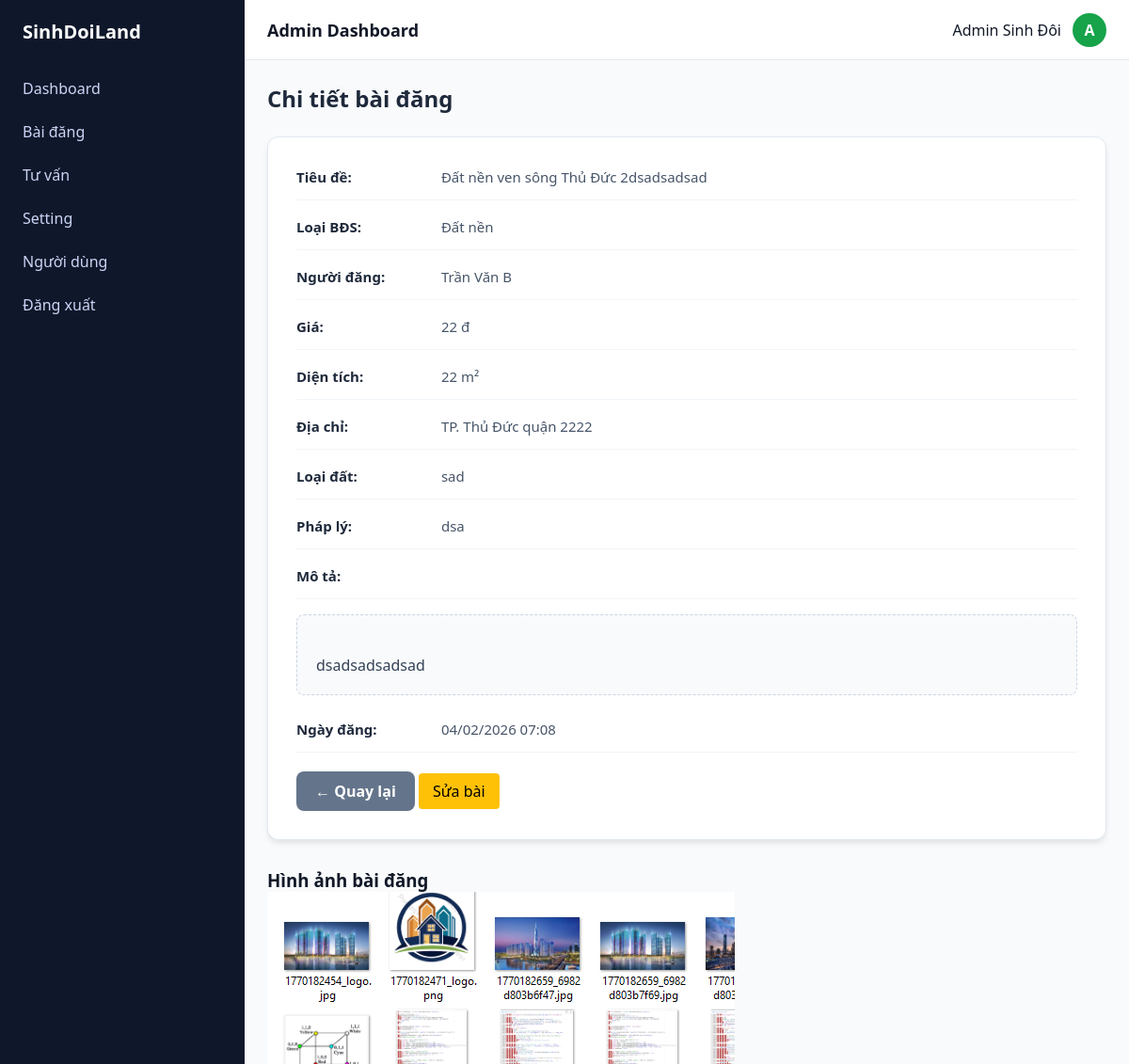
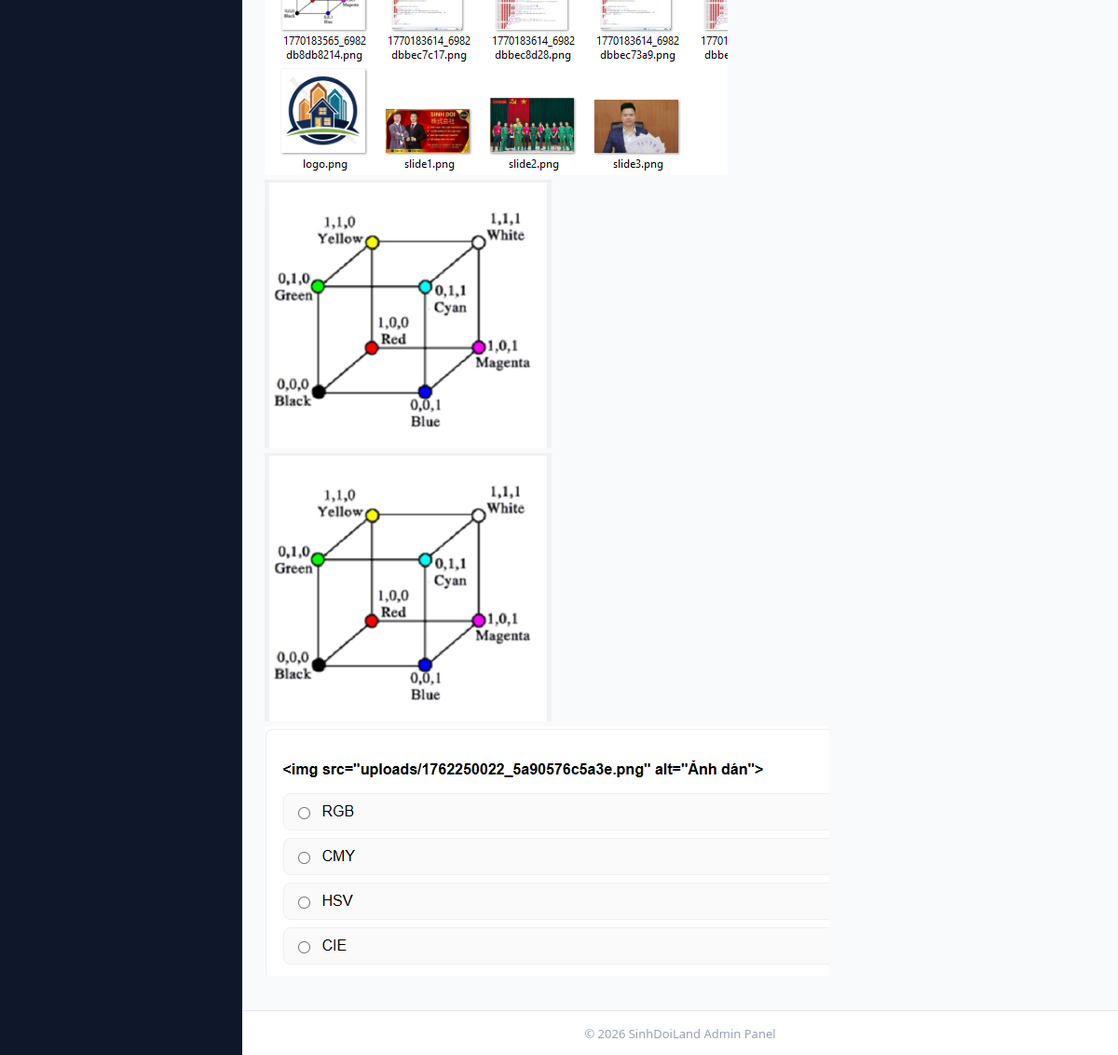
The page /admin_sinhdoi/index.php?action=baidang_detail&id=20 (signed in) on the database its author committed (2 pictures, top to bottom).
### tables this page shows
CREATE TABLE `baidang` (
  `id` int NOT NULL,
  `user_id` int NOT NULL,
  `loai_bds_id` int NOT NULL,
  `tieu_de` varchar(255) DEFAULT NULL,
  `mo_ta` text,
  `gia` bigint DEFAULT NULL COMMENT 'Gia theo VND',
  `dien_tich` float DEFAULT NULL COMMENT 'm2',
  `dia_chi` varchar(255) DEFAULT NULL,
  `trang_thai` tinyint DEFAULT '0' COMMENT '0=cho_duyet,1=hoat_dong,2=da_ban,3=an',
  `created_at` timestamp NULL DEFAULT CURRENT_TIMESTAMP,
  `updated_at` timestamp NULL DEFAULT CURRENT_TIMESTAMP ON UPDATE CURRENT_TIMESTAMP,
  `is_priority` tinyint(1) DEFAULT '0',
  `tinh_thanh` varchar(100) DEFAULT NULL,
  `quan_huyen` varchar(100) DEFAULT NULL
);

CREATE TABLE `phanloai_bds` (
  `id` int NOT NULL,
  `ten_loai` varchar(100) NOT NULL
);

CREATE TABLE `users` (
  `id` int NOT NULL,
  `name` varchar(100) DEFAULT NULL,
  `email` varchar(150) DEFAULT NULL,
  `password` varchar(255) DEFAULT NULL,
  `phone` varchar(20) DEFAULT NULL,
  `role` enum('admin','user') DEFAULT 'user',
  `status` tinyint DEFAULT '1',
  `created_at` timestamp NULL DEFAULT CURRENT_TIMESTAMP
);

CREATE TABLE `baidang_dat` (
  `baidang_id` int NOT NULL,
  `loai_dat` varchar(100) DEFAULT NULL,
  `phap_ly_dat` varchar(100) DEFAULT NULL
);

CREATE TABLE `baidang_images` (
  `id` int NOT NULL,
  `baidang_id` int NOT NULL,
  `image` varchar(255) NOT NULL
);

### admin_sinhdoi/index.php (called while the page is built, shortened)
<?php
require_once 'controller/controller.php';
$controller = new controller();
$controller->dieuhuong();
?>

### admin_sinhdoi/model/model.php (called while the page is built, shortened)
<?php
class model
{
    private $host = 'localhost';
    private $name = 'root';
    private $pass = '';
    private $db = 'batdongsan_v2';
    private $connect;
    public function ketnoi()
    {
        $this->connect = new mysqli($this->host, $this->name, $this->pass, $this->db);
        $this->connect->set_charset('utf8');
    }
public function getBaiDangDetail($id)
{
    $id = (int)$id;
    $sql = "
        SELECT
            b.*,
            u.name AS ten_nguoi_dang,
            p.ten_loai,
            -- Lấy dữ liệu từ bảng nhà
            bn.so_phong, bn.so_tang, bn.phap_ly_nha, bn.noi_that,
            -- Lấy dữ liệu từ bảng đất
            bd.loai_dat, bd.phap_ly_dat
        FROM baidang b
        JOIN users u ON b.user_id = u.id
        JOIN phanloai_bds p ON b.loai_bds_id = p.id
        LEFT JOIN baidang_nha bn ON b.id = bn.baidang_id
        LEFT JOIN baidang_dat bd ON b.id = bd.baidang_id
        WHERE b.id = $id
        LIMIT 1
    ";
    return $this->connect->query($sql);
}
public function get_img($id)
{
    $sql = "select * from baidang_images where baidang_images.baidang_id = '$id' ";
    $result = $this->connect->query($sql);
    $data = [];
    if($result->num_rows > 0)
        {
            while ($row = $result->fetch_assoc())
                {
                    $data[] = $row;
                }
        }
        return $data;
}
}
?>

### admin_sinhdoi/views/dashboard/html/baidang_detail.php (the view, shortened to what this page needs)
<!DOCTYPE html>
<html lang="vi">
<head>
    <link rel="stylesheet" href="/duanthuctap/admin_sinhdoi/views/layout/css/style.css">
    <link rel="stylesheet" href="/duanthuctap/admin_sinhdoi/views/dashboard/css/baidang_detail.css">
</head>
<body>
<?php
include __DIR__ . '/../../layout/html/header.php';
include __DIR__ . '/../../layout/html/sidebar.php';
?>
<div class="main">
    <h2 class="page-title">Chi tiết bài đăng</h2>
    <div class="detail-box">
        <p><strong>Tiêu đề:</strong> <?= htmlspecialchars($baidang['tieu_de']) ?></p>
        <p><strong>Loại BĐS:</strong> <span class="badge"><?= $baidang['ten_loai'] ?></span></p>
        <p><strong>Người đăng:</strong> <?= $baidang['ten_nguoi_dang'] ?></p>
        <p><strong>Giá:</strong> <?= number_format($baidang['gia']) ?> đ</p>
        <p><strong>Diện tích:</strong> <?= $baidang['dien_tich'] ?> m²</p>
        <p><strong>Địa chỉ:</strong> <?= $baidang['dia_chi'] ?></p>
        <?php if ($baidang['loai_bds_id'] == 1):  ?>
            <p><strong>Số phòng:</strong> <?= $baidang['so_phong'] ?? 0 ?> phòng</p>
            <p><strong>Số tầng:</strong> <?= $baidang['so_tang'] ?? 0 ?> tầng</p>
        <?php elseif ($baidang['loai_bds_id'] == 2):  ?>
            <p><strong>Loại đất:</strong> <?= ($baidang['loai_dat'] ?? 'Đang cập nhật') ?></p>
            <p><strong>Pháp lý:</strong> <?= ($baidang['phap_ly_dat'] ?? 'Đang cập nhật') ?></p>
        <?php endif; ?>
        <p><strong>Mô tả:</strong></p>
        <div class="content">
            <?= nl2br(($baidang['mo_ta'])) ?>
        </div>
        <p><strong>Ngày đăng:</strong> <?= date('d/m/Y H:i', strtotime($baidang['created_at'])) ?></p>
        <div style="margin-top: 20px;">
            <a href="index.php?action=baidang" class="btn back">← Quay lại</a>
            <a href="index.php?action=baidang_edit&id=<?= $baidang['id'] ?>" class="btn edit" style="background-color: #ffc107; color: #000; padding: 8px 15px; border-radius: 4px; text-decoration: none;">Sửa bài</a>
        </div>
    </div>
    <h3 style="margin-top: 30px;">Hình ảnh bài đăng</h3>
    <div class="image-gallery">
        <?php if (!empty($images)): ?>
            <?php foreach($images as $img): ?>
                <div class="image-item">
                    <img src="/DUANTHUCTAP/uploads/<?= ($img['image']) ?>" alt="Hình ảnh bài đăng">
                </div>
            <?php endforeach; ?>
        <?php else: ?>
            <p class="empty-msg">Không có hình ảnh nào cho bài đăng này.</p>
        <?php endif; ?>
    </div>
</div>
<?php include __DIR__ . '/../../layout/html/footer.php'; ?>
</body>
</html>

### admin_sinhdoi/views/layout/css/style.css (style rules this page uses)
:root { --primary: #16a34a; --sidebar-bg: #0f172a; --sidebar-text: #cbd5f5; --bg: #f5f7fb; --white: #ffffff; --border: #e5e7eb; --text: #111827; --muted: #94a3b8; }
* { margin: 0; padding: 0; box-sizing: border-box; font-family: system-ui, sans-serif; }
body { background: var(--bg); color: var(--text); }

### admin_sinhdoi/views/dashboard/css/baidang_detail.css (style rules this page uses)
.main { margin-left: 260px; padding: 88px 24px 80px; background-color: #f8fafc; min-height: 100vh; }
.page-title { font-size: 24px; font-weight: 700; color: #1e293b; margin-bottom: 24px; }
.detail-box { background: #fff; padding: 30px; border-radius: 12px; box-shadow: 0 4px 6px -1px rgba(0, 0, 0, 0.1); border: 1px solid #e2e8f0; max-width: 900px; }
.detail-box p { margin-bottom: 16px; font-size: 15px; color: #475569; line-height: 1.6; border-bottom: 1px solid #f1f5f9; padding-bottom: 12px; }
.detail-box p strong { color: #1e293b; width: 150px; display: inline-block; }
.detail-box .content { background: #f8fafc; padding: 20px; border-radius: 8px; border: 1px dashed #cbd5e1; margin-top: 10px; margin-bottom: 24px; color: #334155; white-space: pre-line; }
.btn.back { display: inline-block; padding: 10px 20px; background: #64748b; color: #fff; text-decoration: none; border-radius: 8px; font-weight: 600; transition: all 0.2s; }

### rows shown on the page
baidang: tieu_de "Đất nền ven sông Thủ Đức 2dsadsadsad", loai_bds.ten_loai "Đất nền", user.name "Trần Văn B", gia "22", dien_tich "22", dia_chi "TP. Thủ Đức quận 2222", baidang_dat.loai_dat "sad", baidang_dat.phap_ly_dat "dsa", mo_ta "dsadsadsadsad", created_at "04/02/2026 07:08"
baidang_images: image (picture)
baidang_images: image (picture)
baidang_images: image (picture)
baidang_images: image (picture)

### other values the page prints
$_SESSION['user']['name'] "Admin Sinh Đôi"
